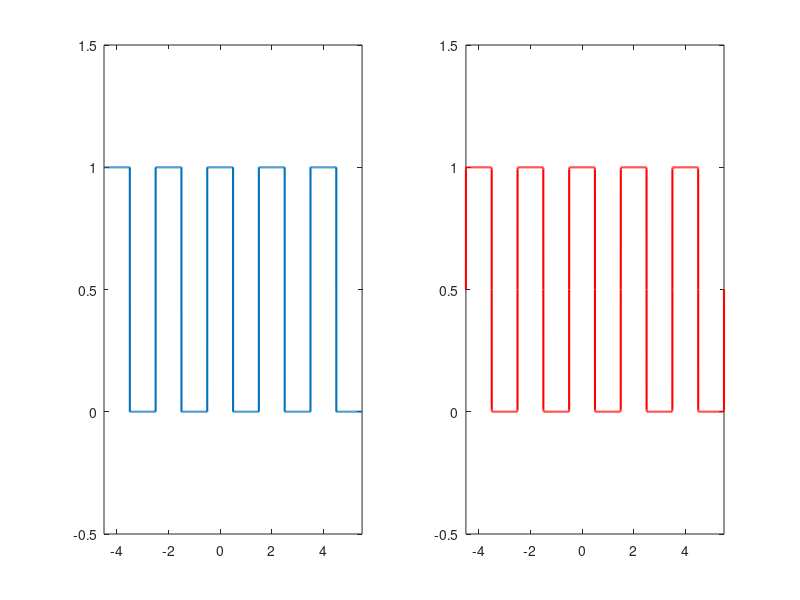

This chart was generated by the following MATLAB code:
t=-4.5:0.001:5.5;
t1=-4.499:0.001:5.5;
x=[ones(1,1000),zeros(1,1000)];
x=[x,x,x,x,x];

subplot(1,2,1);
plot(t1,x,'linewidth',1.5);
axis([-4.5,5.5,-0.5,1.5]);

N=10000;
c0=0.5;
f1=c0*ones(1,length(t));
for n=1:N
f1=f1+cos(pi*n*t)*sinc(n/2);
end
subplot(1,2,2);
plot(t,f1,'r','linewidth',1.5);
axis([-4.5,5.5,-0.5,1.5]);

% N越大，越接近目标方波